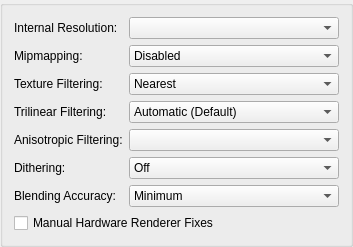
     <widget class="QGroupBox" name="hardwareRenderingTab">
      <attribute name="title">
       <string>Rendering</string>
      </attribute>
      <layout class="QFormLayout" name="formLayout_4">
       <item row="0" column="0">
        <widget class="QLabel" name="internalResLabel">
         <property name="text">
          <string>Internal Resolution:</string>
         </property>
        </widget>
       </item>
       <item row="0" column="1">
        <widget class="QComboBox" name="upscaleMultiplier"/>
       </item>
       <item row="6" column="0">
        <widget class="QLabel" name="textureFilteringLabel">
         <property name="text">
          <string>Texture Filtering:</string>
         </property>
        </widget>
       </item>
       <item row="6" column="1">
        <widget class="QComboBox" name="textureFiltering">
         <item>
          <property name="text">
           <string>Nearest</string>
          </property>
         </item>
         <item>
          <property name="text">
           <string>Bilinear (Forced)</string>
          </property>
         </item>
         <item>
          <property name="text">
           <string>Bilinear (PS2)</string>
          </property>
         </item>
         <item>
          <property name="text">
           <string>Bilinear (Forced excluding sprite)</string>
          </property>
         </item>
        </widget>
       </item>
       <item row="7" column="0">
        <widget class="QLabel" name="trilinearFilterLabel">
         <property name="text">
          <string>Trilinear Filtering:</string>
         </property>
        </widget>
       </item>
       <item row="7" column="1">
        <widget class="QComboBox" name="trilinearFiltering">
         <item>
          <property name="text">
           <string>Automatic (Default)</string>
          </property>
         </item>
         <item>
          <property name="text">
           <string>Off (None)</string>
          </property>
         </item>
         <item>
          <property name="text">
           <string>Trilinear (PS2)</string>
          </property>
         </item>
         <item>
          <property name="text">
           <string>Trilinear (Forced)</string>
          </property>
         </item>
        </widget>
       </item>
       <item row="8" column="0">
        <widget class="QLabel" name="anisotropicFilteringLabel">
         <property name="text">
          <string>Anisotropic Filtering:</string>
         </property>
        </widget>
       </item>
       <item row="8" column="1">
        <widget class="QComboBox" name="anisotropicFiltering"/>
       </item>
       <item row="9" column="0">
        <widget class="QLabel" name="ditheringLabel">
         <property name="text">
          <string>Dithering:</string>
         </property>
        </widget>
       </item>
       <item row="9" column="1">
        <widget class="QComboBox" name="dithering">
         <item>
          <property name="text">
           <string>Off</string>
          </property>
         </item>
         <item>
          <property name="text">
           <string>Scaled</string>
          </property>
         </item>
         <item>
          <property name="text">
           <string>Unscaled (Default)</string>
          </property>
         </item>
         <item>
          <property name="text">
           <string>Force 32bit</string>
          </property>
         </item>
        </widget>
       </item>
       <item row="11" column="0">
        <widget class="QLabel" name="blendingLabel">
         <property name="text">
          <string>Blending Accuracy:</string>
         </property>
        </widget>
       </item>
       <item row="11" column="1">
        <widget class="QComboBox" name="blending">
         <item>
          <property name="text">
           <string>Minimum</string>
          </property>
         </item>
         <item>
          <property name="text">
           <string>Basic (Recommended)</string>
          </property>
         </item>
         <item>
          <property name="text">
           <string>Medium</string>
          </property>
         </item>
         <item>
          <property name="text">
           <string>High</string>
          </property>
         </item>
         <item>
          <property name="text">
           <string>Full (Slow)</string>
          </property>
         </item>
         <item>
          <property name="text">
           <string>Maximum (Very Slow)</string>
          </property>
         </item>
        </widget>
       </item>
       <item row="12" column="0" colspan="2">
        <layout class="QGridLayout" name="hardwareRenderingOptionsLayout">
         <item row="0" column="0">
          <widget class="QCheckBox" name="enableHWFixes">
           <property name="text">
            <string>Manual Hardware Renderer Fixes</string>
           </property>
          </widget>
         </item>
        </layout>
       </item>
       <item row="5" column="1">
        <widget class="QComboBox" name="hwMipmapMode">
         <item>
          <property name="text">
           <string>Disabled</string>
          </property>
         </item>
         <item>
          <property name="text">
           <string>Enabled</string>
          </property>
         </item>
         <item>
          <property name="text">
           <string>All Levels</string>
          </property>
         </item>
         <item>
          <property name="text">
           <string>Unclamped</string>
          </property>
         </item>
        </widget>
       </item>
       <item row="5" column="0">
        <widget class="QLabel" name="hwMipmappingLabel">
         <property name="text">
          <string>Mipmapping:</string>
         </property>
        </widget>
       </item>
      </layout>
     </widget>
